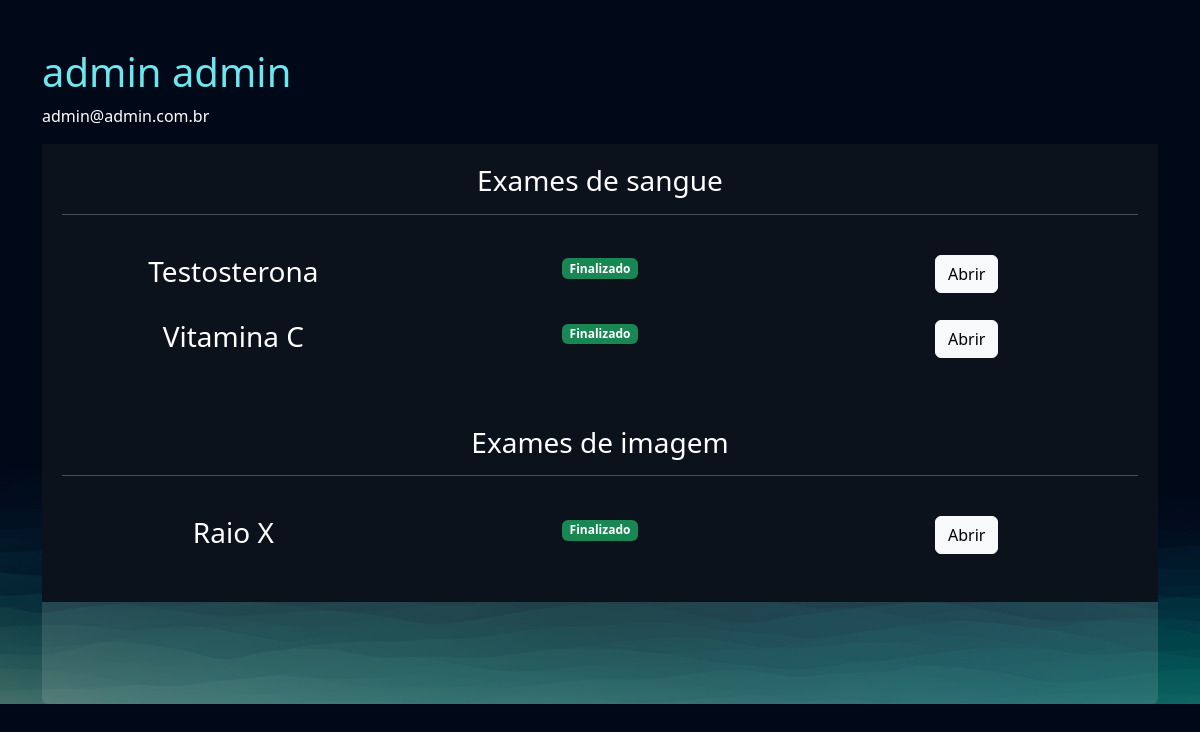
The page /empresarial/cliente/5 (signed in) on the database its author committed.
### exames/models.py (models this page shows, shortened)
class SolicitacaoExame(models.Model):
    choice_status = (
        ('E', 'Em análise'),
        ('F', 'Finalizado')
    )
    usuario = models.ForeignKey(User, on_delete=models.DO_NOTHING)
    exame = models.ForeignKey(TiposExames, on_delete=models.DO_NOTHING)
    status = models.CharField(max_length=2, choices=choice_status)
    resultado = models.FileField(upload_to="resultados", null=True, blank=True)
    requer_senha = models.BooleanField(default=False)
    senha = models.CharField(max_length=16, null=True, blank=True)
    def badge_template(self):
        if self.status == "E":
            classes = 'bg-warning text-dark'
            texto = "Em análise"
        elif self.status == "F":
            classes = 'bg-success'
            texto = "Finalizado"
        return mark_safe(f'<span class="badge {classes}">{texto}</span>')

class TiposExames(models.Model):
    tipo_choices = (
        ('I', 'Exame de imagem'),
        ('S', 'Exame de sangue')
    )
    nome = models.CharField(max_length=50)
    tipo = models.CharField(max_length=1, choices=tipo_choices)
    preco = models.FloatField()
    disponivel = models.BooleanField(default=True)
    horario_inicial = models.IntegerField()
    horario_final = models.IntegerField()

### empresarial/views.py (the view)
# urls.py: path('cliente/<int:cliente_id>', views.cliente, name="cliente"),
@staff_member_required
def cliente(request, cliente_id):
    cliente = User.objects.get(id=cliente_id)
    exames = SolicitacaoExame.objects.filter(usuario=cliente)
    return render(request, 'cliente.html', {'cliente': cliente, 'exames': exames})

### empresarial/templates/cliente.html (shortened to what this page needs)
{% extends "bases/base.html" %}
{% load static %}
{% block 'head' %}
    <link href="{% static 'exames/css/css.css' %}" rel="stylesheet">
    <link href="{% static 'exames/css/gerenciar_pedidos.css' %}" rel="stylesheet">
    <link href="{% static 'exames/css/gerenciar_exames.css' %}" rel="stylesheet">
{% endblock 'head' %}
{% block 'conteudo' %}
    <br>
    <br>
    <div class="container">
        <h3 class="font-destaque">{{cliente.get_full_name}}</h3>
        <p>{{cliente.email}}</p>
        <div class="card card-view">
            <div class="sub-card">
                <h3>Exames de sangue</h3>
                <hr>
                <br>
                {% for exame in exames  %}
                    {% if  exame.exame.tipo == 'S'%}
                        <div class="row">
                            <div class="col-md"><h3>{{exame.exame.nome}}</h3></div>
                            <div class="col-md">{{exame.badge_template}}</div>
                            <div class="col-md">
                                <a href="{% url 'exame_cliente' exame.id %}" class="btn btn-light">Abrir</a>
                            </div>
                        </div>
                        <br>
                    {% endif %}
                {% endfor %}
            </div>
            <div class="sub-card">
                <h3>Exames de imagem</h3>
                <hr>
                <br>
                {% for exame in exames  %}
                    {% if  exame.exame.tipo == 'I'%}
                        <div class="row">
                            <div class="col-md"><h3>{{exame.exame.nome}}</h3></div>
                            <div class="col-md">{{exame.badge_template}}</div>
                            <div class="col-md"><a href="{% url 'exame_cliente' exame.id %}" class="btn btn-light">Abrir</a></div>
                        </div>
                        <br>
                    {% endif %}
                {% endfor %}
            </div>
        </div>
    </div>
{% endblock 'conteudo' %}

### templates/static/geral/css/base.css (style rules this page uses)
:root { --main-color: #151C34; --dark-color: #0C121C ; --light-color: #6DE6EE; --contrast-color: #f4c96b; --differential-color: #066668; }
* { color: white }
.font-destaque { color: var(--light-color); font-size: 40px; }

### templates/static/exames/css/css.css (style rules this page uses)
body { background-image: url('/static/geral/img/bg2.png'); background-size: cover; }
.card { background-color: rgba(217, 217, 217, .14); color: white; padding: 15px; }

### templates/static/exames/css/gerenciar_pedidos.css (style rules this page uses)
.card-view { text-align: center; padding: 0; border: none; height: 70vh; }

### templates/static/exames/css/gerenciar_exames.css (style rules this page uses)
.sub-card { background-color: var(--dark-color); padding: 20px; }

### rows shown on the page
SolicitacaoExame: exame.nome "Testosterona", badge_template "Finalizado"
SolicitacaoExame: exame.nome "Vitamina C", badge_template "Finalizado"
SolicitacaoExame: exame.nome "Raio X", badge_template "Finalizado"

### other values the page prints
{{ cliente.get_full_name }} "admin admin"
{{ cliente.email }} "admin@admin.com.br"
